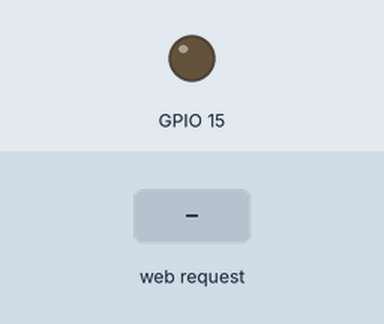
This sketch was run on a simulated ESP32. Shown: output pins drawn as LEDs (lit = HIGH). Inputs (shaded band) come from the test bench. WiFi joins after 1.5 s; servers stay silent unless stated.

Above: at 2.7 s.
2.8 s: HTTP request GET /on received
At 4.8 s:
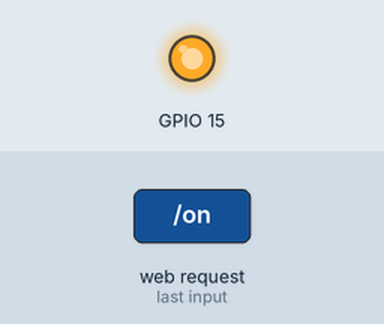
6.0 s: HTTP request GET /off received
At 8.6 s:
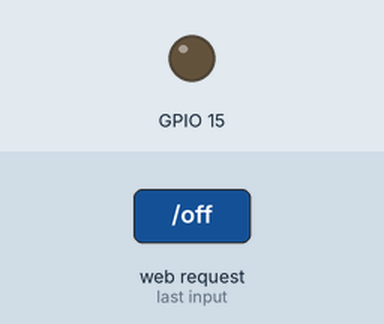
Timing chart, 0 to 10.1 s (numbered marks = the images above; inputs shaded):
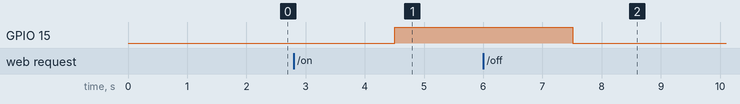

Measured:
- after the input at 2.8 s, GPIO 15: LOW → HIGH after 1.7 s
- after the input at 6.0 s, GPIO 15: HIGH → LOW after 1.5 s

The sketch:

ESP_32_DNS.ino
```cpp
#include <WiFi.h>
#include <ESPmDNS.h>

const String ssid = "Nova 160";
const String password = "KALIFNx312#";

WiFiServer server = WiFiServer(80);

void setup() {

  pinMode(15, OUTPUT);

  WiFi.begin(ssid, password);

  while (WiFi.status() != WL_CONNECTED) {
    //checking WiFi status
  }

  MDNS.begin("jiat");  // https://jiat.local/
  server.begin();
}

void loop() {
  WiFiClient client = server.available();

  String request = client.readStringUntil('/r');

  if (request.indexOf("/on") != -1) {  // https://jiat.local/on
    digitalWrite(15, HIGH);
  }

  if (request.indexOf("/off") != -1) {  // https://jiat.local/off
    digitalWrite(15, LOW);
  }

  if (client) {
    client.println("HTTP/1.1 200 OK");
    client.println("Content-Type: text/html");

    client.println();  // seperate header and body

    client.println("<style>");
    client.println("body { font-family: Arial, sans-serif; background: #111827; color: #f9fafb; display: flex; flex-direction: column; align-items: center; justify-content: center; height: 100vh; margin: 0; }");
    client.println("h1 { color: #60a5fa; margin-bottom: 20px; }");
    client.println("a { display: inline-block; text-decoration: none; background: #2563eb; color: white; padding: 12px 20px; margin: 8px; border-radius: 8px; font-weight: bold; }");
    client.println("a:hover { background: #1d4ed8; }");
    client.println("</style>");
    client.println("<body>");
    client.println("<h1>LED CONTROLLER!</h1>");
    client.println("<a href='/on'>Turn ON</a>");
    client.println("<a href='/off'>Turn OFF</a>");
    client.println("</body>");
  }
}
```
